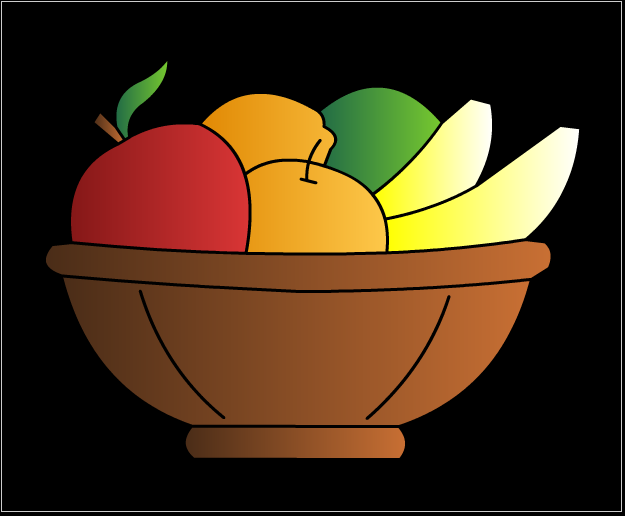
//> input picture Day 2/a.png, 625 x 516 px
$ ./assignment2   (built with g++ and OpenCV 4)
//> lines starting //> are read from the running program, lines starting //| are printed output that depends on the picture
//scale down a image(half)
#include "opencv2/highgui/highgui.hpp"
#include "opencv2/imgproc/imgproc.hpp"
#include "opencv2/core/core.hpp"
using namespace cv;
int main ()
{
  Mat img=imread("a.png",0);
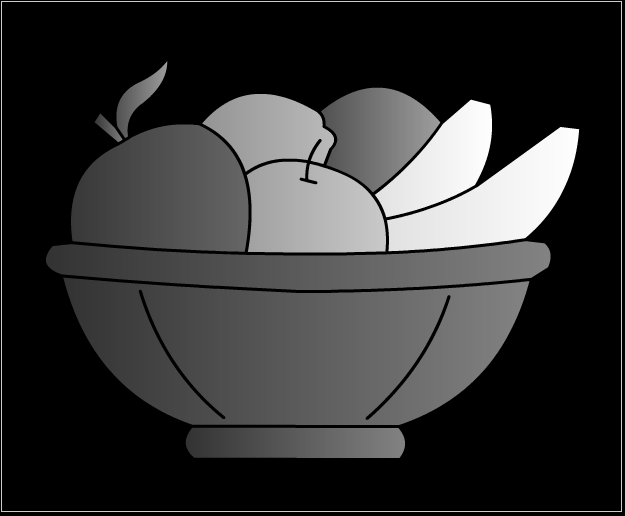
//> img: 516 rows x 625 cols, CV_8UC1; min 0, max 254, mean 52.5
  int m=img.rows;
//> m = 516
  int n=img.cols;
//> n = 625
  Mat tmp(m/2+1, n/2+1, CV_8UC1, Scalar(0) );
  namedWindow ("win", WINDOW_NORMAL);
  int i,j;
  int a,b,c,d;
  for(i=0;i<m/2+1;i++)
    {
      for(j=0;j<n/2+1;j++)
      {
          a=img.at<uchar>(i*2,j*2);
          b=img.at<uchar>(i*2,j*2+1);
          c=img.at<uchar>(i*2+1,j*2);
          d=img.at<uchar>(i*2+1,j*2+1);
          tmp.at<uchar>(i,j)=(a+b+c+d)/4;
      }
    }
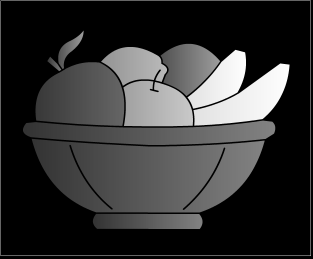
//> tmp: 259 rows x 313 cols, CV_8UC1; min 0, max 254, mean 52.1
//> after the loop, a = 0; b = 0; c = 0; d = 0
  imshow("win", tmp);
  waitKey(0);
}

$ run again, with Day 2/pic1.jpeg saved as Day 2/a.png
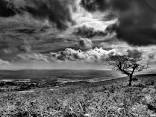
//> input picture Day 2/pic1.jpeg, 156 x 117 px
//> img is the input picture: 117 rows x 156 cols, CV_8UC1; min 0, max 255, mean 96.6
//> the loop `for(i=0;i<m/2+1;i++)` made 59 passes
//> (a, b, c, d) on passes 1 to 8: (19, 22, 20, 19), (17, 16, 10, 11), (12, 13, 17, 13), (15, 6, 13, 12), (15, 13, 16, 14), (14, 13, 11, 11), (11, 10, 15, 13), (18, 15, 37, 33)
//> after the loop `for(i=0;i<m/2+1;i++)`:
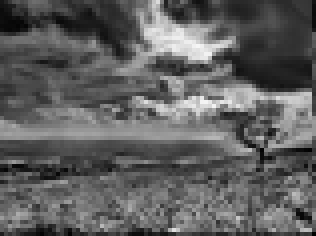
//> tmp: 59 rows x 79 cols, CV_8UC1 (shown 4 times larger); min 0, max 246, mean 95.1
//> after the loop `for(i=0;i<m/2+1;i++)`: a = 0
